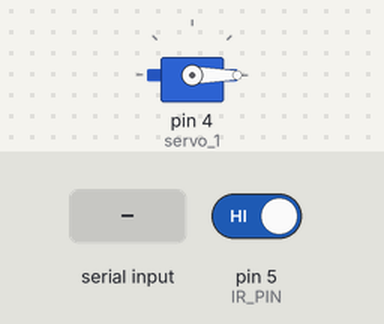
Recording of a sketch running on a simulated Arduino Uno, built with avr-gcc and run on an emulated ATmega328P. Parts: servo. The inputs (shaded band) are chosen by the test bench; at power-on: pin 5 (IR_PIN) HIGH. What the sketch prints to the serial monitor is not drawn.

Above: at 1.2 s.
1.3 s: "OPEN\n" received over Serial
At 2.08 s:
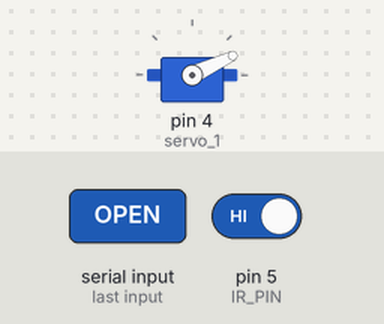
At 7.0 s:
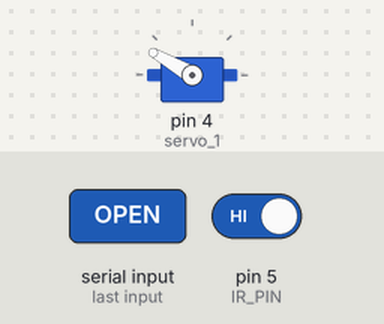
7.3 s: "CLOSE\n" received over Serial
At 7.83 s:
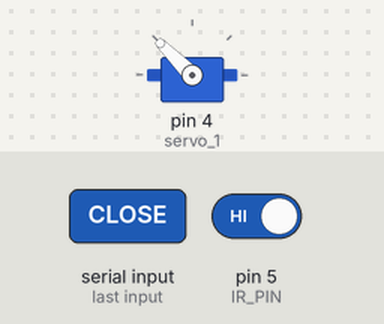
Timing chart, 0 to 13.4 s (numbered marks = the images above; inputs shaded):
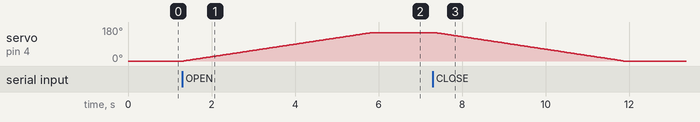

Measured:
- after the input at 1.3 s, servo on pin 4 (servo_1): moves from 0° to 150° over 4.5 s, starting at once
- after the input at 7.3 s, servo on pin 4 (servo_1): moves from 150° to 0° over 4.5 s, starting after 0.08 s

The sketch:

pillbox_firmware_r06.ino
```cpp
#include <Servo.h>

// R-06 약통 펌웨어 — R-07(careguard_hw/firmware/pillbox_firmware)과 달리 서보 칸이
// 1개뿐이라 A/B 채널 구분 없이 단일 라인으로 정리했다. IR 5번 / 서보 4번.
const int IR_PIN = 5;
Servo servo_1;
int currentAngle = 0;

const int ANGLE_OPEN = 150;   // 열림 각도
const int ANGLE_CLOSED = 0;   // 닫힘 각도
const unsigned long CLOSE_DELAY = 5000;  // 감지 후 닫히기까지 대기 시간(ms)

// 기본값 = "닫힘"(isClosed=true). 전원 켜진 직후/평상시엔 약통이 잠겨 있고, PC가
// "OPEN"을 보낼 때만(=로봇이 순찰 중 사람을 인식했을 때) 열린다.
unsigned long detectedSince = 0;
bool waitingToClose = false;
bool isClosed = true;

// ---------- PC(pillbox_controller 상당) 시리얼 명령 ----------
// 사람을 인식하기 전까진 절대 안 열린다 — "OPEN\n" 명령이 유일한 개방 트리거다.
// 사람이 없는데 IR 노이즈만으로 저절로 열리는 경로는 없다.
//
// "CLOSE\n": 정상적으로는 IR 감지 CLOSE_DELAY 후 이 펌웨어가 스스로 닫지만(아래
// loop() 로직), 회수 대기 시간 안에 IR 감지를 못 받으면 "약통이 열린 채로 방치"되는
// 걸 막기 위해 PC가 강제로 닫으라고 보낸다. IR 대기 중이던 상태(waitingToClose)도
// 같이 취소한다 — 이미 강제로 닫혔는데 그 뒤 잠깐 IR이 감지돼도 또 "CLOSED" 알림을
// 중복으로 보내면 안 되기 때문이다.
//
// 응답: 명령을 처리하면 그 즉시 "OK\n"을 돌려준다(OPEN/CLOSE 공용). 잘못된 라인
// 문자면 무시하고 응답 없음 — PC 쪽이 타임아웃으로 실패 처리한다.
//
// "닫힘 완료" 알림: 열려있던 칸이 IR 감지 CLOSE_DELAY 후 실제로 닫히는 순간
// "CLOSED\n"을 알림으로 보낸다. IR로 정상 회수된 경우엔 "감지 후 닫힘"과 "회수
// 확인"이 사실상 같은 순간이라 이 알림 한 줄이 배출 완료 신호를 겸한다. CLOSE
// 명령으로 강제로 닫힌 경우(회수를 못 받은 jammed)엔 IR이 안 눌린 채로 닫히는
// 것이므로 이 "CLOSED" 알림을 안 보낸다. 한 번 닫힌 뒤에는 다음 "OPEN" 명령이
// 올 때까지 저절로 다시 열리지 않는다.
void handleSerialCommand() {
  if (!Serial.available()) {
    return;
  }
  String line = Serial.readStringUntil('\n');
  line.trim();

  if (line == "OPEN") {
    waitingToClose = false;
    isClosed = false;
    moveServoTo(servo_1, currentAngle, ANGLE_OPEN);
    Serial.println("OK");
  } else if (line == "CLOSE") {
    waitingToClose = false;  // IR 대기 중이었더라도 취소 — 아래서 이미 닫으므로
    isClosed = true;
    moveServoTo(servo_1, currentAngle, ANGLE_CLOSED);
    Serial.println("OK");
  }
  // 그 외 문자열은 조용히 무시한다 — 잘못된 줄바꿈/노이즈로 매번 에러를 찍으면
  // 정상 디버그 출력(IR 상태 줄)까지 알아보기 힘들어진다.
}

void setup() {
  Serial.begin(9600);

  pinMode(IR_PIN, INPUT);

  servo_1.attach(4);

  // 기본값 = 닫힘 — 전원이 켜지는 순간 약통은 잠겨 있어야 한다(사람을 인식하기
  // 전까진 절대 열리면 안 됨). isClosed 선언부의 기본값(true)과 짝을 맞춘다.
  currentAngle = ANGLE_CLOSED;
  servo_1.write(currentAngle);
}

void moveServoTo(Servo &servo, int &currentAngleRef, int targetAngle) {
  if (currentAngleRef < targetAngle) {
    for (int angle = currentAngleRef; angle <= targetAngle; angle++) {
      servo.write(angle);
      delay(30);
    }
  } else if (currentAngleRef > targetAngle) {
    for (int angle = currentAngleRef; angle >= targetAngle; angle--) {
      servo.write(angle);
      delay(30);
    }
  }
  currentAngleRef = targetAngle;
}

void loop() {
  handleSerialCommand();

  int sensor = digitalRead(IR_PIN);
  bool detected = (sensor == LOW);

  Serial.print("IR(5번): ");
  Serial.println(detected ? "감지" : "없음");

  if (detected && !isClosed && !waitingToClose) {
    waitingToClose = true;
    detectedSince = millis();
  }
  if (waitingToClose && (millis() - detectedSince >= CLOSE_DELAY)) {
    moveServoTo(servo_1, currentAngle, ANGLE_CLOSED);
    isClosed = true;
    waitingToClose = false;
    Serial.println("CLOSED");  // PC가 회수 확인(ir_triggered)으로 relay
  }
  // "IR이 없어지면 다시 연다"는 로직은 없다 — "열림"은 오직 OPEN 명령으로만
  // 시작돼야 하므로, 닫힌 뒤 IR이 사라졌다고 저절로 다시 열리면 안 된다. 다음
  // 사람 인식 때 PC가 다시 OPEN을 보낸다.

  delay(100);
}
```
